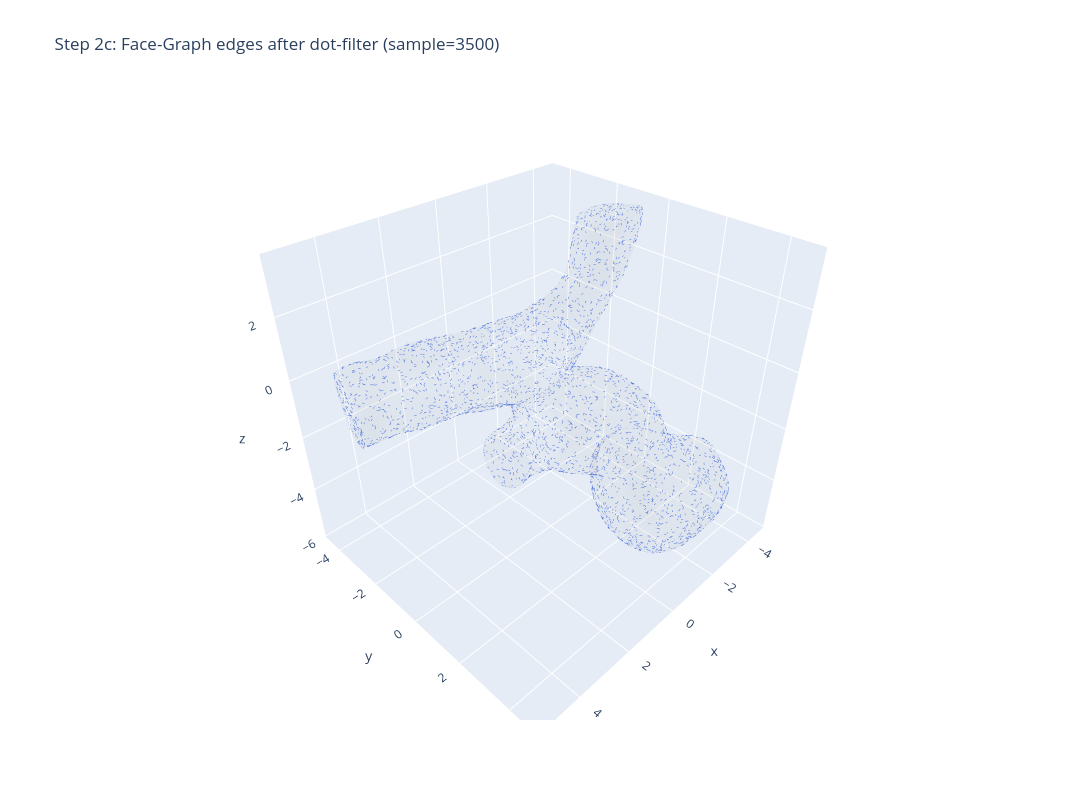

Here is the notebook cell this chart was saved with:
### Code cell
# Step 2c: Face-Graph (gefilterte Nachbarschaften) in 3D visualisieren
face_centroids = np.mean(verts[faces_m], axis=1)
sample_n = min(3500, kept_edges.shape[0])
if sample_n < kept_edges.shape[0]:
    rng = np.random.default_rng(7)
    sel = rng.choice(kept_edges.shape[0], size=sample_n, replace=False)
    draw_edges = kept_edges[sel]
else:
    draw_edges = kept_edges

xe, ye, ze = [], [], []
for a, b in draw_edges:
    pa = face_centroids[int(a)]
    pb = face_centroids[int(b)]
    xe.extend([pa[0], pb[0], None])
    ye.extend([pa[1], pb[1], None])
    ze.extend([pa[2], pb[2], None])

fig = go.Figure()
add_mesh(fig, verts, faces, color='lightgray', opacity=0.08)
fig.add_trace(go.Scatter3d(
    x=xe, y=ye, z=ze, mode='lines',
    line=dict(color='royalblue', width=1),
    name='filtered face-adjacency edges'
))
fig.update_layout(
    title=f'Step 2c: Face-Graph edges after dot-filter (sample={draw_edges.shape[0]})',
    scene=dict(aspectmode='data'), width=1200, height=800
)
fig.show()

### Figure 1 — Plotly figure (JSON) as saved in the notebook; plotly's stock layout.template omitted (floating-point values rounded to 4 significant figures; data arrays with more than 128 entries replaced by an {"elided": "..."} marker saying what was removed)
{"data": [{"color": "lightgray", "hoverinfo": "skip", "i": {"elided": "32304 int values"}, "j": {"elided": "32304 int values"}, "k": {"elided": "32304 int values"}, "name": "mesh", "opacity": 0.08, "showlegend": false, "type": "mesh3d", "x": {"elided": "16154 float values"}, "y": {"elided": "16154 float values"}, "z": {"elided": "16154 float values"}}, {"line": {"color": "royalblue", "width": 1}, "mode": "lines", "name": "filtered face-adjacency edges", "type": "scatter3d", "x": {"elided": "10500 float values"}, "y": {"elided": "10500 float values"}, "z": {"elided": "10500 float values"}}], "layout": {"height": 800, "scene": {"aspectmode": "data"}, "title": {"text": "Step 2c: Face-Graph edges after dot-filter (sample=3500)"}, "width": 1200}}
